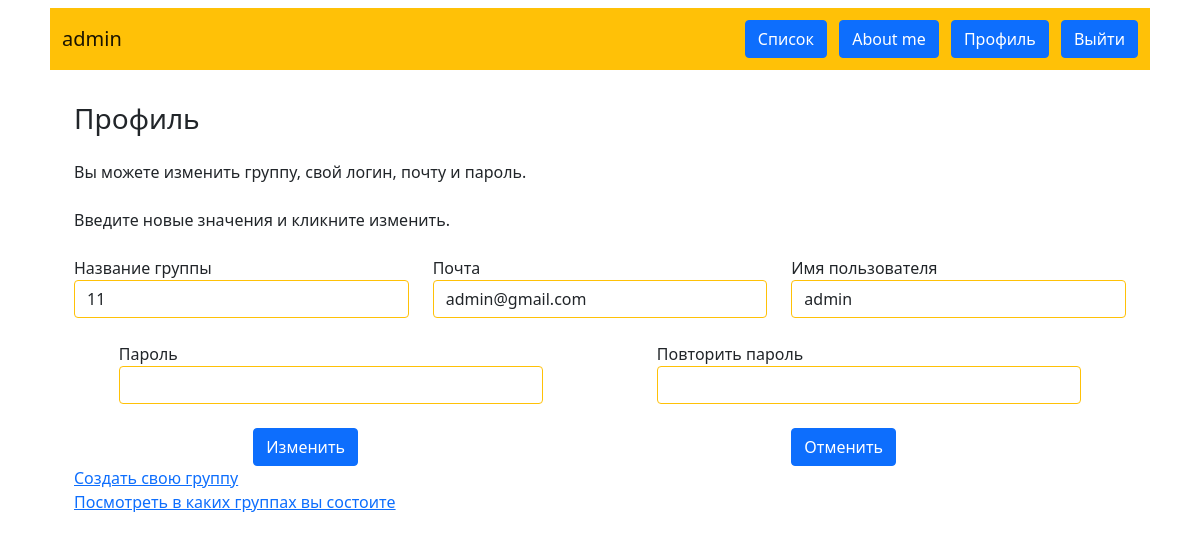
Screenshot of /profile (signed in) with the database file from the repository.
### data/users.py (models this page shows, shortened)
class User(SqlAlchemyBase, UserMixin, SerializerMixin):
    __tablename__ = 'Users'
    id = sqlalchemy.Column(sqlalchemy.Integer,
                           primary_key=True, autoincrement=True)
    login = sqlalchemy.Column(sqlalchemy.String, unique=True, nullable=False)
    group = sqlalchemy.Column(sqlalchemy.Integer,
                              sqlalchemy.ForeignKey("Groups.id"))
    email = sqlalchemy.Column(sqlalchemy.String,
                              index=True, unique=True, nullable=False)
    password = sqlalchemy.Column(sqlalchemy.String, nullable=True)

### main.py (the view)
@app.route("/profile", methods=['GET', 'POST'])
@login_required
def profile():
    form = ProfileForm()
    db_sess = db_session.create_session()
    user_profile = db_sess.query(User).get(current_user.id)
    user_group = db_sess.query(Group).get(current_user.group)
    if form.validate_on_submit():
        if form.cancel.data:
            return redirect('/')
        if form.password.data != form.password_again.data:
            return render_template('profile.html', title='Изменение данных',
                                   form=form,
                                   message="Пароли не совпадают")
        user_profile.login = form.login.data
        user_profile.email = form.email.data
        user_group = db_sess.query(Group).fillter(Group.group_name == form.group.data).first()
        if not user_group:
            return render_template('profile.html', title='Изменение данных',
                                   form=form,
                                   message=f"Группа: '{form.group.data}' не существует.")
        group_member = db_sess.query(GroupMember).fillter(GroupMember.members_group == user_group.id,
                                                          GroupMember.member == user_profile.id).first()
        if not group_member:
            return render_template('profile.html', title='Изменение данных',
                                   form=form,
                                   message=f"Вы не являетесь членом группы '{form.group.data}'.")
        user_profile.group = user_group.id
        if form.password.data:
            user_profile.set_password(form.password.data)
        db_sess.commit()
        return redirect('/')
    else:
        form.login.data = user_profile.login
        form.email.data = user_profile.email
        form.group.data = user_group.group_name
    return render_template('profile.html', title='Изменение данных',
                           form=form)

### form/user.py
class ProfileForm(FlaskForm):
    group = StringField('Название группы', validators=[DataRequired()])
    login = StringField('Имя пользователя', validators=[DataRequired()])
    email = EmailField('Почта', validators=[DataRequired()])
    password = PasswordField('Пароль')
    password_again = PasswordField('Повторить пароль')
    submit = SubmitField('Изменить')
    cancel = SubmitField('Отменить')

### data/db_session.py (called while the page is built)
def create_session() -> Session:
    global __factory
    return __factory()

### main.py (called while the page is built)
@login_manager.user_loader
def load_user(user_id):
    db_sess = db_session.create_session()
    return db_sess.query(User).get(user_id)

### templates/profile.html (shortened to what this page needs)
{% extends "base.html" %}
{% block content %}
<h3>Профиль</h3>
<p class="my-3 my-md-4">Вы можете изменить группу, свой логин, почту и пароль.</p>
<p class="my-3 my-md-4">Введите новые значения и кликните изменить.</p>
<form action="" method="post">
    <div class="m4 row justify-content-around">
        <div class="col-12 col-md-4">
            {{ form.group.label }}<br>
            {{ form.group(class="form-control border border-warning") }}<br>
        </div>
        <div class="col-12 col-md-4">
            {{ form.email.label }}<br>
            {{ form.email(class="form-control border border-warning", type="email") }}<br>
        </div>
        <div class="col-12 col-md-4">
            {{ form.login.label }}<br>
            {{ form.login(class="form-control border border-warning") }}<br>
        </div>
    </div>
    <div class="m4 row justify-content-around">
        <div class="col-12 col-md-5">
            {{ form.password.label }}<br>
            {{ form.password(class="form-control border border-warning", type="password") }}<br>
        </div>
        <div class="col-12 col-md-5">
            {{ form.password_again.label }}<br>
            {{ form.password_again(class="form-control border border-warning", type="password") }}<br>
    </div>
    </div>
    <div class="m4 row justify-content-around">
        <div class="col-2">{{ form.submit(type="submit", class="btn btn-primary") }}</div>
        <div class="col-2">{{ form.cancel(type="submit", class="btn btn-primary") }}</div>
    </div>
</form>
<div><a href="create_group">Создать свою группу</a></div>
<div><a href="my_groups">Посмотреть в каких группах вы состоите</a></div>
{% endblock %}

### templates/base.html (shortened to what this page needs)
<!doctype html>
<html lang="ru">
<head>
    <link href="https://cdn.jsdelivr.net/npm/bootstrap@5.1.3/dist/css/bootstrap.min.css" rel="stylesheet"
>
</head>
<body>
<header class="container">
    <nav class="m-2 p-2 navbar navbar-light bg-warning">
        <div><a class="m-1 navbar-brand" href="/index">{{ current_user.login }}</a></div>
        {% if current_user.is_authenticated %}
        <div>
            <a class="m-1 btn btn-primary " href="/members/{{ current_user.group }}">Список</a>
            <a class="m-1 btn btn-primary " href="/aboutme">About me</a>
            <a class="m-1 btn btn-primary " href="/profile">Профиль</a>
            <a class="m-1 btn btn-primary" href="/logout">Выйти</a></div>
        {% else %}
        <div>
            <a class="m-1 btn btn-primary " href="/register">Зарегистрироваться</a>
            <a class="m-1 btn btn-success" href="/login">Войти</a>
        </div>
        {% endif %}
    </nav>
</header>
<main role="main" class="container">
    <div class="p-3 m-3">
        {% block content %}{% endblock %}
    </div>
</main>
</body>
</html>

### rows the page displays
User: login "admin", group "11", email "admin@gmail.com"
